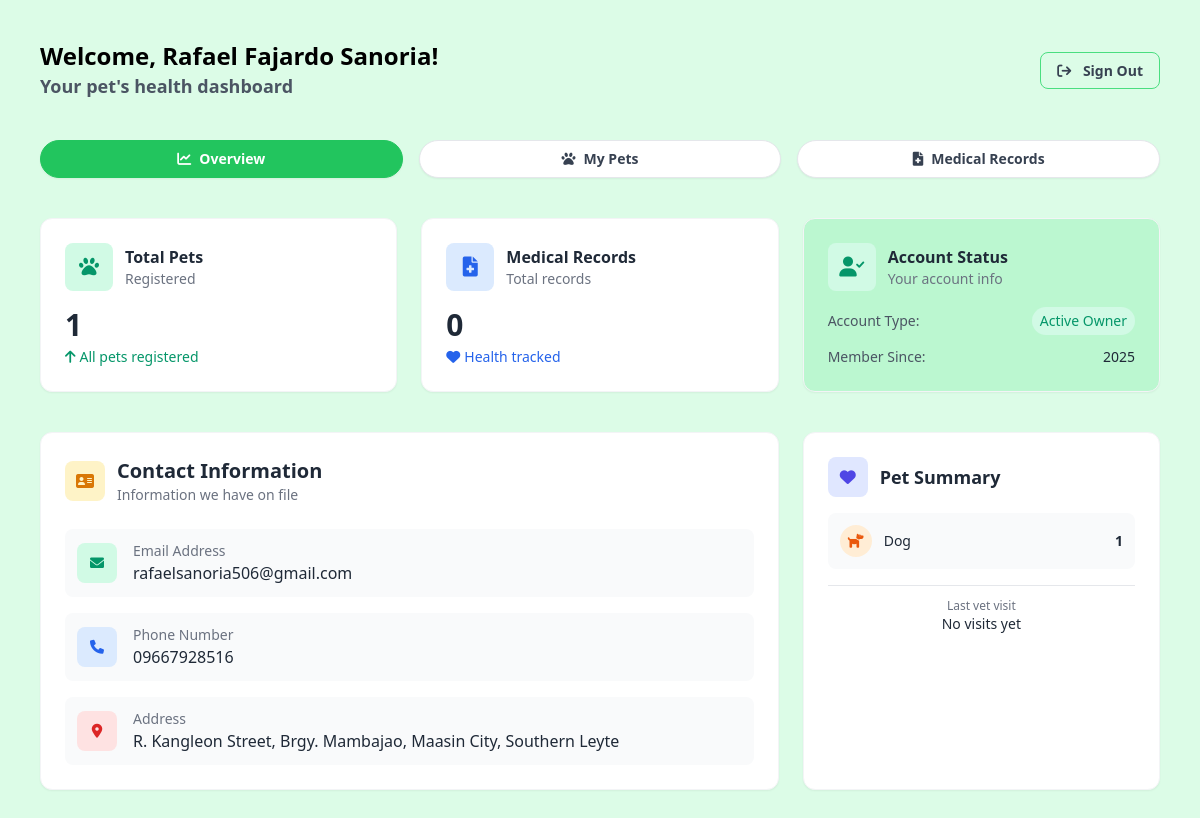
Page /owner/owner-dashboard.php (signed in) on the committed database.
### tables this page shows
CREATE TABLE `owners` (
  `id` bigint(20) NOT NULL,
  `user_id` bigint(20) DEFAULT NULL,
  `name` text NOT NULL,
  `email` text DEFAULT NULL,
  `phone` varchar(32) DEFAULT NULL,
  `emergency` varchar(32) DEFAULT NULL,
  `address` longtext NOT NULL,
  `created_at` timestamp NOT NULL DEFAULT current_timestamp() ON UPDATE current_timestamp(),
  `status` enum('active','inactive') NOT NULL DEFAULT 'active'
);

CREATE TABLE `users` (
  `id` bigint(20) NOT NULL,
  `email` varchar(191) NOT NULL,
  `password` text NOT NULL,
  `access_type` enum('admin','owner') NOT NULL,
  `status` enum('active','inactive') NOT NULL DEFAULT 'active',
  `reset_token` varchar(255) DEFAULT NULL,
  `reset_expires` datetime DEFAULT NULL
);

CREATE TABLE `pets` (
  `id` int(10) UNSIGNED NOT NULL,
  `owner_id` bigint(20) DEFAULT NULL,
  `name` text NOT NULL,
  `species` text NOT NULL,
  `breed` text DEFAULT NULL,
  `age` int(11) DEFAULT NULL,
  `gender` enum('Male','Female') DEFAULT NULL,
  `weight` varchar(255) DEFAULT NULL,
  `color` varchar(255) DEFAULT NULL,
  `notes` longtext DEFAULT NULL,
  `registered_at` timestamp NOT NULL DEFAULT current_timestamp() ON UPDATE current_timestamp()
);

### owner/owner-dashboard.php (the view, shortened to what the rows shown need)
<?php
require_once '../functions/session.php';
include_once '../config/config.php';
require_once '../helpers/fetch.php';
$client = SessionManager::getUser($pdo);
$pet = fetchAllData(
    $pdo,
    "SELECT * FROM pets WHERE owner_id = ?",
    [$client['owner_id']]
);
$speciesIcons = [
    'Dog' => ['icon' => 'fa-dog', 'bg' => 'bg-orange-100', 'color' => 'text-orange-600'],
    'Cat' => ['icon' => 'fa-cat', 'bg' => 'bg-purple-100', 'color' => 'text-purple-600'],
    'Bird' => ['icon' => 'fa-dove', 'bg' => 'bg-blue-100', 'color' => 'text-blue-600'],
    'Rabbit' => ['icon' => 'fa-carrot', 'bg' => 'bg-pink-100', 'color' => 'text-pink-600'],
    'Fish' => ['icon' => 'fa-fish', 'bg' => 'bg-cyan-100', 'color' => 'text-cyan-600'],
    'default' => ['icon' => 'fa-paw', 'bg' => 'bg-gray-100', 'color' => 'text-gray-600']
];
$speciesCount = [];
foreach ($pet as $p) {
    $species = ucfirst(strtolower($p['species']));
    $speciesCount[$species] = ($speciesCount[$species] ?? 0) + 1;
}
$Uppercase = ucfirst($client['status']);
?>
<!DOCTYPE html>
<html lang="en">
<head>
    <link rel="stylesheet" href="https://cdnjs.cloudflare.com/ajax/libs/font-awesome/6.0.0-beta3/css/all.min.css">
    <script src="https://cdn.tailwindcss.com"></script>
</head>
<body class="bg-green-100 min-h-screen">
    <?php include_once '../includes/owner-header.php'; ?>
    <main class="p-4 md:p-10 max-w-[1400px] mx-auto">
        <section class="stats-grid grid grid-cols-1 sm:grid-cols-2 lg:grid-cols-3 gap-4 md:gap-6 mb-6 md:mb-10">
            <div
                class="bg-green-200 rounded-xl shadow-sm border border-gray-100 p-4 md:p-6 card-hover sm:col-span-2 lg:col-span-1">
                <div class="space-y-2 md:space-y-3">
                    <div class="flex items-center justify-between">
                        <span class="text-xs md:text-sm text-gray-600">Account Type:</span>
                        <span
                            class="text-xs md:text-sm font-medium text-emerald-600 bg-emerald-100 px-2 py-1 rounded-full">
                            <?= htmlspecialchars($Uppercase) ?> Owner
                        </span>
                    </div>
                    <div class="flex items-center justify-between">
                        <span class="text-xs md:text-sm text-gray-600">Member Since:</span>
                        <span class="text-xs md:text-sm font-medium text-gray-800">
                            <?= date('Y', strtotime($client['created_at'])) ?>
                        </span>
                    </div>
                </div>
            </div>
        </section>
        <section class="main-grid grid grid-cols-1 lg:grid-cols-3 gap-4 md:gap-6">
            <div class="lg:col-span-2 bg-white rounded-xl shadow-sm border border-gray-100 p-4 md:p-6">
                <div class="space-y-3 md:space-y-4">
                    <div class="flex items-center p-3 bg-gray-50 rounded-lg">
                        <div class="min-w-0 flex-1">
                            <p class="text-xs md:text-sm text-gray-500">Email Address</p>
                            <p class="font-medium text-gray-800 text-sm md:text-base truncate">
                                <?= htmlspecialchars($client['email']); ?>
                            </p>
                        </div>
                    </div>
                    <div class="flex items-center p-3 bg-gray-50 rounded-lg">
                        <div class="min-w-0 flex-1">
                            <p class="text-xs md:text-sm text-gray-500">Phone Number</p>
                            <p class="font-medium text-gray-800 text-sm md:text-base">
                                <?= htmlspecialchars($client['phone']); ?>
                            </p>
                        </div>
                    </div>
                    <div class="flex items-center p-3 bg-gray-50 rounded-lg">
                        <div class="min-w-0 flex-1">
                            <p class="text-xs md:text-sm text-gray-500">Address</p>
                            <p class="font-medium text-gray-800 text-sm md:text-base">
                                <?= htmlspecialchars($client['address']); ?>
                            </p>
                        </div>
                    </div>
                </div>
            </div>
            <div class="bg-white rounded-xl shadow-sm border border-gray-100 p-4 md:p-6">
                <div class="space-y-3 md:space-y-4">
                    <?php foreach ($speciesCount as $species => $count):
                        $iconData = $speciesIcons[$species] ?? $speciesIcons['default'];
                        ?>
                        <div class="flex items-center justify-between p-2 md:p-3 bg-gray-50 rounded-lg">
                            <div class="flex items-center space-x-2 md:space-x-3">
                                <div
                                    class="w-6 h-6 md:w-8 md:h-8 <?= $iconData['bg']; ?> rounded-full flex items-center justify-center">
                                    <i
                                        class="fa-solid <?= $iconData['icon']; ?> <?= $iconData['color']; ?> text-xs md:text-sm"></i>
                                </div>
                                <span
                                    class="text-xs md:text-sm font-medium text-gray-800"><?= htmlspecialchars($species); ?></span>
                            </div>
                            <span class="text-xs md:text-sm font-bold text-gray-800"><?= $count; ?></span>
                        </div>
                    <?php endforeach; ?>
                </div>
            </div>
        </section>
    </main>
</body>
</html>

### includes/owner-header.php (shortened to what the rows shown need)
<header class="max-w-[1400px] mx-auto">
    <section class="p-4 md:p-10 w-full flex flex-row items-center justify-between space-y-0">
        <div class="flex-1">
            <div class="flex items-center space-x-2">
                <?php if ($client): ?>
                    <h1 class="font-bold text-base sm:text-lg md:text-2xl">
                        Welcome, <?= htmlspecialchars($client['name']); ?>!
                    </h1>
                <?php endif; ?>
            </div>
            <h2 class="text-xs sm:text-sm md:text-lg font-semibold text-gray-600">
                Your pet's health dashboard
            </h2>
        </div>
    </section>
</header>

### rows in the picture
owners: name "Rafael Fajardo Sanoria", status "Active", created_at "2025", user.email "rafaelsanoria506@gmail.com", phone "09667928516", address "R. Kangleon Street, Brgy. Mambajao, Maasin City, Southern Leyte"
pets: species "Dog", count "1"

### other values in the picture
$petCount['total'] "1"
$medicalRecordCount['total'] "0"
